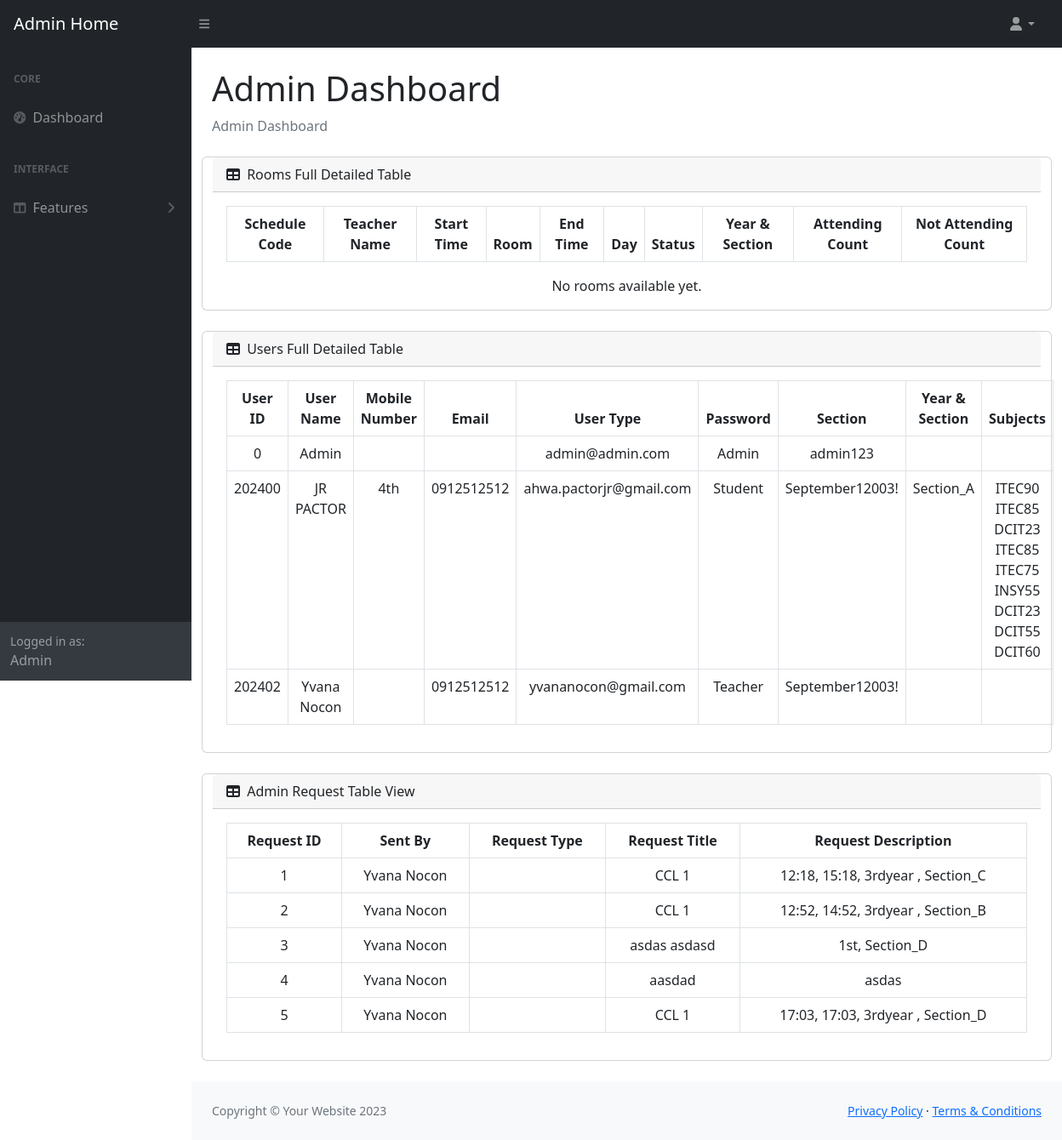
Screenshot of /home-admin.php with the database file from the repository.
### tables this page shows
CREATE TABLE `usertbl` (
  `id` int(200) NOT NULL,
  `first_name` varchar(100) NOT NULL,
  `last_name` varchar(100) NOT NULL,
  `mobile_number` varchar(100) NOT NULL,
  `email` varchar(100) NOT NULL,
  `user_type` varchar(100) NOT NULL,
  `password` varchar(100) NOT NULL,
  `section` varchar(100) NOT NULL,
  `year` varchar(100) NOT NULL,
  `subjects` varchar(255) NOT NULL
);

CREATE TABLE `admin_request` (
  `id` int(11) NOT NULL,
  `sent_to` text NOT NULL,
  `sent_by` text NOT NULL,
  `req_type` text NOT NULL,
  `req_title` text NOT NULL,
  `req_desc` text NOT NULL
);

### home-admin.php (the view, shortened to what this page needs)
<?php
    $res_lname = '';
    $res_fname = '';
    include("server.php");
    $id = $_SESSION['id'];
    $query = mysqli_query($conn, "SELECT * FROM usertbl WHERE id = '$id'");
    if(mysqli_num_rows($query) == 0) {
      echo "None";
    } else {
    while($result = mysqli_fetch_assoc($query)){
      $res_fname = $result['first_name'];
      $res_lname = $result['last_name'];
      }
    }
?>
<!DOCTYPE html>
<html lang="en">
    <head>
        <link href="https://cdn.jsdelivr.net/npm/simple-datatables@7.1.2/dist/style.min.css" rel="stylesheet" />
        <link href="css/styles.css" rel="stylesheet" />
    </head>
    <body class="sb-nav-fixed">
        <nav class="sb-topnav navbar navbar-expand navbar-dark bg-dark">
            <a class="navbar-brand ps-3" href="home-admin.php" >Admin Home</a>
            <button class="btn btn-link btn-sm order-1 order-lg-0 me-4 me-lg-0" id="sidebarToggle" ><i class="fas fa-bars"></i></button>
            <ul class="navbar-nav ms-auto ms-md-0 me-3 me-lg-4">
                <li class="nav-item dropdown">
                    <a class="nav-link dropdown-toggle" id="navbarDropdown" href="#" role="button" data-bs-toggle="dropdown" aria-expanded="false"><i class="fas fa-user fa-fw"></i></a>
                </li>
            </ul>
        </nav>
        <div id="layoutSidenav">
            <div id="layoutSidenav_nav">
                <nav class="sb-sidenav accordion sb-sidenav-dark" id="sidenavAccordion">
                    <div class="sb-sidenav-menu">
                        <div class="nav">
                            <div class="sb-sidenav-menu-heading">Core</div>
                            <a class="nav-link" href="home-admin.php">
                                <div class="sb-nav-link-icon"><i class="fas fa-tachometer-alt"></i></div>
                                Dashboard
                            </a>
                            <div class="sb-sidenav-menu-heading">Interface</div>
                            <a class="nav-link collapsed" href="home-admin.php" data-bs-toggle="collapse" data-bs-target="#collapseLayouts" aria-expanded="false" aria-controls="collapseLayouts">
                                <div class="sb-nav-link-icon"><i class="fas fa-columns"></i></div>
                                Features
                                <div class="sb-sidenav-collapse-arrow"><i class="fas fa-angle-down"></i></div>
                            </a>
                        </div>
                    </div>
                    <div class="sb-sidenav-footer">
                        <div class="small">Logged in as:</div>
                        <?php echo $res_fname . " " . $res_lname; ?>
                    </div>
                </nav>
            </div>
            <div id="layoutSidenav_content">
                <main>
                    <div class="container-fluid px-4">
                        <h1 class="mt-4">Admin Dashboard</h1>
                        <ol class="breadcrumb mb-4">
                            <li class="breadcrumb-item active">Admin Dashboard</li>
                        </ol>
                        <div class="row">
                        <div class="card mb-4">
                            <div class="card-header">
                                <i class="fas fa-table me-1"></i>
                                Rooms Full Detailed Table
                            </div>
                            <div class="card-body text-center">
                                <table class="datatable-table">
                                    <thead >
                                        <tr class="text-center">
                                            <th class="text-center">Schedule Code</th>
                                            <th class="text-center">Teacher Name</th>
                                            <th class="text-center">Start Time</th>
                                            <th class="text-center">Room</th>
                                            <th class="text-center">End Time</th>
                                            <th class="text-center">Day</th>
                                            <th class="text-center">Status</th>
                                            <th class="text-center">Year & Section</th>
                                            <th class="text-center">Attending Count</th>
                                            <th class="text-center">Not Attending Count</th>
                                        </tr>
                                    </thead>
                                    <?php
                                        $sqlroom = "SELECT * FROM roomtbl ORDER BY made_at DESC";
                                        $queryroom = mysqli_query($conn, $sqlroom);
                                    ?>
                                </table>
                                <?php
                                    if(mysqli_num_rows($queryroom) == 0) {
                                        echo "No rooms available yet.";
                                      }
                                ?>
                            </div>
                        </div>
                    </div>
                    <div class="row">
                        <div class="card mb-4">
                            <div class="card-header">
                                <i class="fas fa-table me-1"></i>
                                Users Full Detailed Table
                            </div>
                            <div class="card-body text-center">
                                <table class="datatable-table">
                                    <thead >
                                        <tr class="text-center">
                                            <th class="text-center">User ID</th>
                                            <th class="text-center">User Name</th>
                                            <th class="text-center">Mobile Number</th>
                                            <th class="text-center">Email</th>
                                            <th class="text-center">User Type</th>
                                            <th class="text-center">Password</th>
                                            <th class="text-center">Section</th>
                                            <th class="text-center">Year & Section</th>
                                            <th class="text-center">Subjects</th>
                                        </tr>
                                    </thead>
                                    <tbody>
                                    <?php
                                        $sqlroom = "SELECT * FROM usertbl";
                                        $queryroom = mysqli_query($conn, $sqlroom);
                                        while($resultroom = mysqli_fetch_assoc($queryroom)){
                                        $room_rid = $resultroom['id'];
                                        $room_fname = $resultroom['first_name'];
                                        $room_lname = $resultroom['last_name'];
                                        $room_stime= $resultroom['mobile_number'];
                                        $room_endtime = $resultroom['email'];
                                        $room_day = $resultroom['user_type'];
                                        $room_status = $resultroom['password'];
                                        $room_section = $resultroom['section'];
                                        $room_comb = $resultroom['year'];
                                        $room_attend = $resultroom['subjects'];
                                        echo '<tr>';
                                        echo '<td>' . $room_rid . '</td>';
                                        echo '<td>' . $room_fname . ' ' . $room_lname . '</td>';
                                        echo '<td>' . $room_comb . '</td>';
                                        echo '<td>' . $room_stime . '</td>';
                                        echo '<td>' . $room_endtime . '</td>';
                                        echo '<td>' . $room_day . '</td>';
                                        echo '<td>' . $room_status. '</td>';
                                        echo '<td>' . $room_section. '</td>';
                                        echo '<td>' . $room_attend. '</td>';
                                        echo '</tr>';
                                    }
                                    ?>
                                    </tbody>
                                </table>
                            </div>
                        </div>
                    </div>
                    <div class="row">
                        <div class="card mb-4">
                            <div class="card-header">
                                <i class="fas fa-table me-1"></i>
                                Admin Request Table View
                            </div>
                            <div class="card-body text-center">
                                <table class="datatable-table">
                                    <thead >
                                        <tr class="text-center">
                                            <th class="text-center">Request ID</th>
                                            <th class="text-center">Sent By</th>
                                            <th class="text-center">Request Type</th>
                                            <th class="text-center">Request Title</th>
                                            <th class="text-center">Request Description</th>
                                        </tr>
                                    </thead>
                                    <tbody>
                                    <?php
                                        $sqlroom = "SELECT * FROM admin_request";
                                        $queryroom = mysqli_query($conn, $sqlroom);
                                        while($resultroom = mysqli_fetch_assoc($queryroom)){
                                        $room_rid = $resultroom['id'];
                                        $room_fname = $resultroom['sent_by'];
                                        $room_stime= $resultroom['req_title'];
                                        $room_endtime = $resultroom['req_desc'];
                                        echo '<tr>';
                                        echo '<td>' . $room_rid . '</td>';
                                        echo '<td>' . $room_fname . '</td>';
                                        echo '<td>' . $room_comb . '</td>';
                                        echo '<td>' . $room_stime . '</td>';
                                        echo '<td>' . $room_endtime . '</td>';
                                        echo '</tr>';
                                    }
                                    ?>
                                    </tbody>
                                </table>
                            </div>
                        </div>
                    </div>
                </main>
                <footer class="py-4 bg-light mt-auto">
                    <div class="container-fluid px-4">
                        <div class="d-flex align-items-center justify-content-between small">
                            <div class="text-muted">Copyright &copy; Your Website 2023</div>
                            <div>
                                <a href="#">Privacy Policy</a>
                                &middot;
                                <a href="#">Terms &amp; Conditions</a>
                            </div>
                        </div>
                    </div>
                </footer>
            </div>
        </div>
    </body>
</html>

### rows the page displays
usertbl: first_name "Admin", id "0", email "admin@admin.com", user_type "Admin", password "admin123"
usertbl: id "202400", first_name "JR", last_name "PACTOR", year "4th", mobile_number "0912512512", email "ahwa.pactorjr@gmail.com", user_type "Student", password "September12003!", section "Section_A", subjects "ITEC90 ITEC85 DCIT23 ITEC85 ITEC75 INSY55 DCIT23 DCIT55 DCIT60"
usertbl: id "202402", first_name "Yvana", last_name "Nocon", mobile_number "0912512512", email "yvananocon@gmail.com", user_type "Teacher", password "September12003!"
admin_request: id "1", sent_by "Yvana Nocon", req_title "CCL 1", req_desc "12:18, 15:18, 3rdyear , Section_C"
admin_request: id "2", sent_by "Yvana Nocon", req_title "CCL 1", req_desc "12:52, 14:52, 3rdyear , Section_B"
admin_request: id "3", sent_by "Yvana Nocon", req_title "asdas asdasd", req_desc "1st, Section_D"
admin_request: id "4", sent_by "Yvana Nocon", req_title "aasdad", req_desc "asdas"
admin_request: id "5", sent_by "Yvana Nocon", req_title "CCL 1", req_desc "17:03, 17:03, 3rdyear , Section_D"
